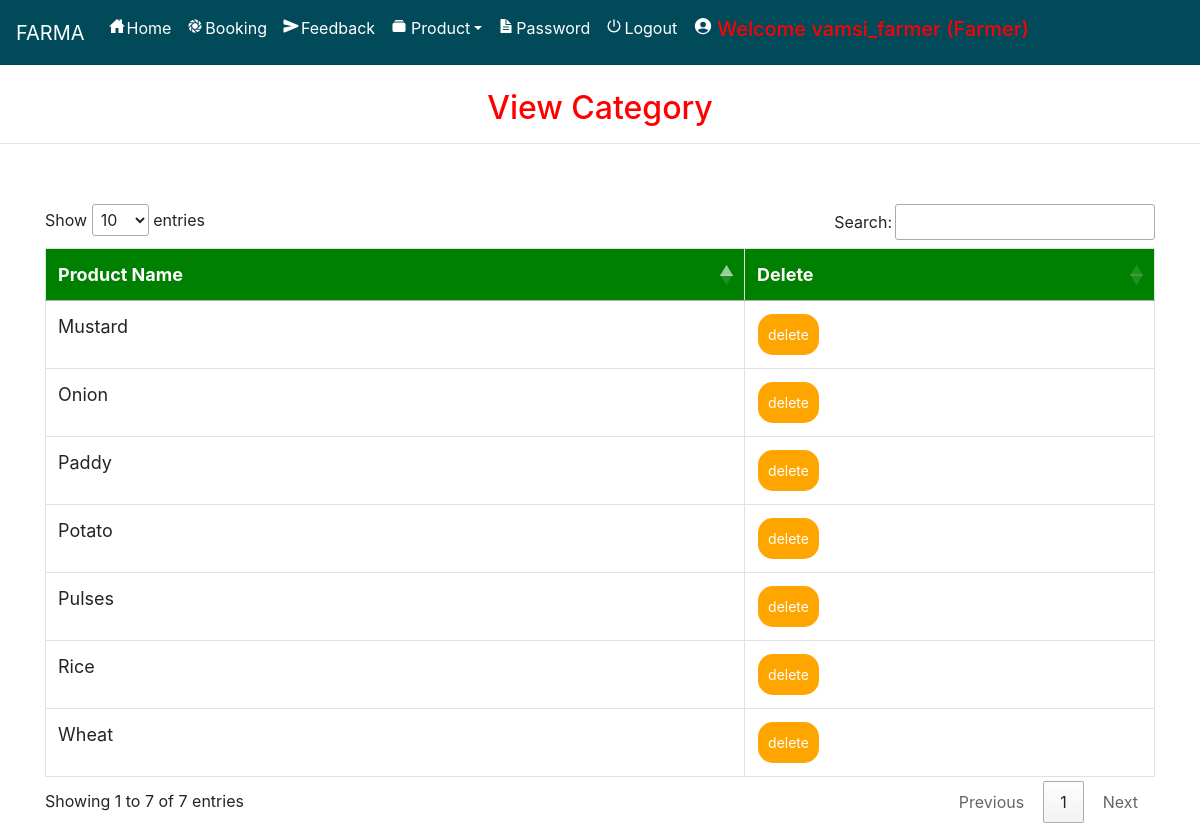
The page /view_categary/ (signed in) on the database its author committed.
### farmerapp/models.py (models this page shows, shortened)
class Category(models.Model):
    name = models.CharField(max_length=30, null=True)

### farmerapp/views.py (the view)
# urls.py: path('view_categary/', View_Categary, name='view_categary'),
def View_Categary(request):
    if not request.user.is_authenticated:
        return redirect('login_admin')
    pro = Category.objects.all()
    d = {'pro': pro}
    return render(request,'view_category.html', d)

### farmerapp/templates/view_category.html (shortened to what this page needs)
{% extends 'navigation.html' %}
{% block body %}
<center><h2 style="color:red;margin-top:2%">View Category</h2></center><hr>
<div class="container" style="margin-top:5%">
<table class="table table-bordered" id="myTable">
  <thead>
  <tr>
    <th>Product Name</th>
    <th>Delete</th>
  </tr>
  </thead>
   <tbody>
    {% for i in pro %}
  <tr>
    <td>{{i.name}}</td>
    <td><a href="{% url 'delete_category' i.id %}" onclick="return confirm('Are you sure?')"><button class="button button1">delete</button></a></td>
  </tr>
    {% endfor %}
    </tbody>
</table>
 </div>
{% endblock %}

### farmerapp/templates/navigation.html (shortened to what this page needs)
<!DOCTYPE html>
<html lang="en">
<head>
    {% load static %}
     <link rel="stylesheet" href="https://maxcdn.bootstrapcdn.com/bootstrap/4.0.0/css/bootstrap.min.css">
  <link rel = stylesheet href = "//cdn.datatables.net/1.10.19/css/jquery.dataTables.min.css">
<link rel="stylesheet" href="https://cdnjs.cloudflare.com/ajax/libs/font-awesome/4.7.0/css/font-awesome.min.css">
</head>
<body style="background-color:white">
<nav class="navbar navbar-expand-sm" style="background-color:rgb(1, 74, 90)">
  <a class="navbar-brand" href="#" style="color:White">FARMA</a>
  <ul class="navbar-nav">
    {% if request.user.username %}
    {% if request.user.profile_set.all.0.user_type == "Seller" %}
    <li class="nav-item">
      <a class="nav-link" href="{% url 'home' %}" style="color:white"><ion-icon style="margin-right:2px" name="home-sharp"></ion-icon>Home</a>
    </li>
    <li class="nav-item">
      <a class="nav-link" href="{% url 'admin_viewBooking' %}" style="color:white"><ion-icon style="margin-right:2px" name="aperture"></ion-icon>Booking</a>
    </li>
    <li class="nav-item">
      <a class="nav-link" href="{% url 'send_feedback' request.user.id %}" style="color:white"><ion-icon style="margin-right:2px" name="send"></ion-icon>Feedback</a>
    </li>
    <li class="nav-item dropdown">
      <a class="nav-link dropdown-toggle" data-toggle="dropdown" href="#" role="button" aria-haspopup="true" aria-expanded="false" style="color:white"><ion-icon style="margin-right:4px" name="albums"></ion-icon>Product</a>
    </li>
    <li class="nav-item">
      <a class="nav-link" href="{% url 'change_password' %}" style="color:white"><ion-icon style="margin-right:2px" name="document-text-sharp"></ion-icon>Password</a>
    </li>
    {% endif %}
    {% endif %}
    {% if request.user.is_authenticated %}
    <li class="nav-item">
    <a class="nav-link" href="/logoutuser" style="color:white"><ion-icon style="margin-right:2px" name="power-sharp"></ion-icon>Logout</a>
    </li>
    {% if not request.user.is_staff %}
    <li class="nav-item">
      <a href="{% url 'profile' request.user.id %}"><h5 class="nav-link" style="color:red"><ion-icon style="margin-right:4px;color:white" name="person-circle-sharp"></ion-icon>Welcome {{request.user.username}} {% if request.user.profile_set.all.0.user_type == 'Seller' %}(Farmer){% endif %}</h5>
      </a></li>
    {% else %}
    <li class="nav-item">
      <h5  class="nav-link" style="color:red"><ion-icon style="margin-right:4px;color:white" name="person-circle-sharp"></ion-icon>Welcome {{request.user.username}} {% if request.user.profile_set.all.0.user_type == 'Seller' %}(Farmer){% endif %}</h5>
    </li>
    {% endif %}
    {% endif %}
    </ul>
</nav>
{% block body %}
{% endblock %}
</body></html>

### farmerapp/templates/navigation.html (style rules this page uses)
* { box-sizing: border-box; }
#myTable { border-collapse: collapse; width: 100%; border: 1px solid #ddd; font-size: 18px; }
#myTable th { text-align: left; padding: 12px; background-color: green; color: white; }
#myTable td { text-align: left; padding: 12px; background-color: white; }
#myTable tr { border-bottom: 1px solid #ddd; }
.button { background-color: orange; border: none; color: white; padding: 10px; text-align: center; text-decoration: none; display: inline-block; font-size: 14px; margin: 1px 1px; cursor: pointer; }
.button1 { border-radius: 15px; }

### rows shown on the page
Category: name "Pulses"
Category: name "Wheat"
Category: name "Paddy"
Category: name "Rice"
Category: name "Mustard"
Category: name "Potato"
Category: name "Onion"

### other values the page prints
{{ request.user.username }} "vamsi_farmer"
